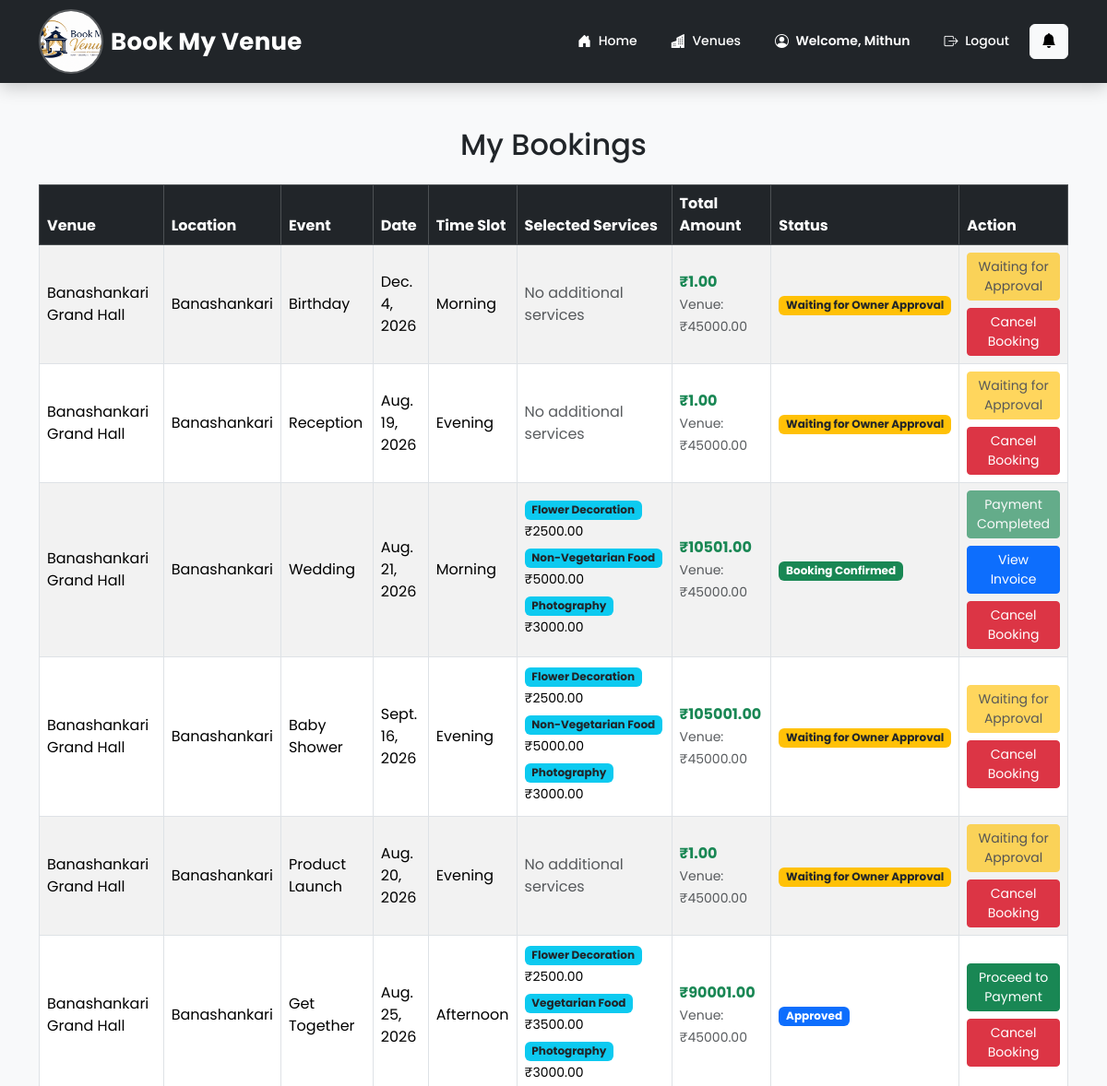
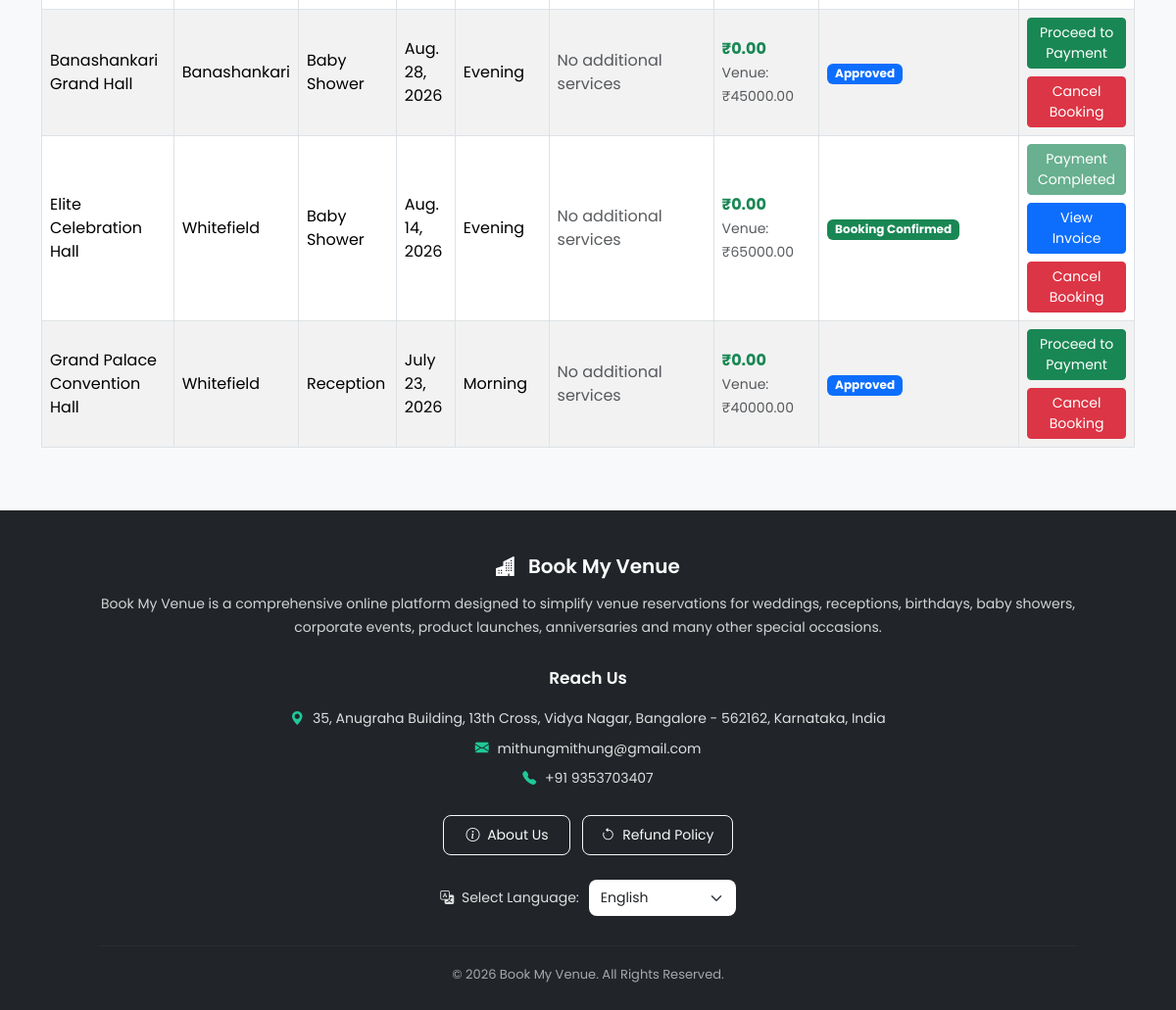
/my-bookings/ (signed in), run on the app's committed database (2 pictures, top to bottom).
### venues/models.py (models this page shows, shortened)
class Booking(models.Model):
    EVENT_CHOICES = (
        ('Wedding', 'Wedding'),
        ('Reception', 'Reception'),
        ('Birthday', 'Birthday'),
        ('Baby Shower', 'Baby Shower'),
        ('Corporate Event', 'Corporate Event'),
        ('Product Launch', 'Product Launch'),
        ('Anniversary', 'Anniversary'),
        ('Get Together', 'Get Together'),
    )
    TIME_SLOT_CHOICES = (
        ('Morning', 'Morning'),
        ('Afternoon', 'Afternoon'),
        ('Evening', 'Evening'),
        ('Full Day', 'Full Day'),
    )
    STATUS_CHOICES = [
        ('Pending', 'Pending'),
        ('Approved', 'Approved'),
        ('Rejected', 'Rejected'),
        ('Booked', 'Booked'),
        ('Cancellation Requested', 'Cancellation Requested'),
        ('Cancelled', 'Cancelled'),
    ]
    user = models.ForeignKey(
        User,
        on_delete=models.CASCADE
    )
    venue = models.ForeignKey(
        Venue,
        on_delete=models.CASCADE
    )
    event_type = models.CharField(
        max_length=50,
        choices=EVENT_CHOICES
    )
    event_date = models.DateField()
    time_slot = models.CharField(
        max_length=20,
        choices=TIME_SLOT_CHOICES,
        default='Morning'
    )
    services = models.ManyToManyField(
        'VenueService',
        blank=True,
        related_name='bookings'
    )
    total_amount = models.DecimalField(
        max_digits=12,
        decimal_places=2,
        default=0
    )
    booking_date = models.DateTimeField(
        auto_now_add=True
    )
    status = models.CharField(
        max_length=30,
        choices=STATUS_CHOICES,
        default='Pending'
    )
    class Meta:
        constraints = [
            models.UniqueConstraint(
                fields=[
                    'venue',
                    'event_date',
                    'time_slot'
                ],
                name='unique_venue_date_timeslot'
            )
        ]

class Venue(models.Model):
    owner = models.ForeignKey(
        User,
        on_delete=models.CASCADE
    )
    name = models.CharField(max_length=100)
    location = models.ForeignKey(
        Location,
        on_delete=models.CASCADE
    )
    capacity = models.IntegerField()
    price = models.DecimalField(
        max_digits=10,
        decimal_places=2
    )
    image = models.ImageField(
        upload_to='venues/'
    )
    description = models.TextField()

class Location(models.Model):
    name = models.CharField(max_length=100, unique=True)
    def __str__(self):
        return self.name

class VenueService(models.Model):
    SERVICE_CHOICES = [
        ('decoration', 'Decoration'),
        ('food_veg', 'Food - Veg'),
        ('food_nonveg', 'Food - Non-Veg'),
        ('photography', 'Photography'),
    ]
    venue = models.ForeignKey(
        Venue,
        on_delete=models.CASCADE,
        related_name='services'
    )
    service_type = models.CharField(
        max_length=20,
        choices=SERVICE_CHOICES
    )
    name = models.CharField(max_length=100)
    price = models.DecimalField(
        max_digits=10,
        decimal_places=2
    )
    image = models.ImageField(
        upload_to='services/'
    )
    description = models.TextField(
        blank=True
    )

### venues/views.py (the view)
def my_bookings(request):
    bookings = Booking.objects.filter(
        user=request.user
    ).order_by('-booking_date')
    return render(
        request,
        'my_bookings.html',
        {
            'bookings': bookings
        }
    )

### templates/my_bookings.html
{% extends 'base.html' %}
{% block content %}
<div class="container mt-5 mb-5">
    <h2 class="mb-4 text-center">
        My Bookings
    </h2>
    {% if bookings %}
    <div class="table-responsive">
        <table class="table table-bordered table-striped align-middle">
            <thead class="table-dark">
                <tr>
                    <th>Venue</th>
                    <th>Location</th>
                    <th>Event</th>
                    <th>Date</th>
                    <th>Time Slot</th>
                    <th>Selected Services</th>
                    <th>Total Amount</th>
                    <th>Status</th>
                    <th>Action</th>
                </tr>
            </thead>
            <tbody>
            {% for booking in bookings %}
                <tr>
                    <td>
                        {{ booking.venue.name }}
                    </td>
                    <td>
                        {{ booking.venue.location }}
                    </td>
                    <td>
                        {{ booking.event_type }}
                    </td>
                    <td>
                        {{ booking.event_date }}
                    </td>
                    <td>
                        {{ booking.time_slot }}
                    </td>
                    <td>
                        {% if booking.services.all %}
                            <ul class="list-unstyled mb-0">
                                {% for service in booking.services.all %}
                                    <li class="mb-1">
                                        <span class="badge bg-info text-dark">
                                            {{ service.name }}
                                        </span>
                                        <br>
                                        <small>
                                            ₹{{ service.price }}
                                        </small>
                                    </li>
                                {% endfor %}
                            </ul>
                        {% else %}
                            <span class="text-muted">
                                No additional services
                            </span>
                        {% endif %}
                    </td>
                    <td>
                        <strong class="text-success">
                            ₹{{ booking.total_amount }}
                        </strong>
                        <br>
                        <small class="text-muted">
                            Venue: ₹{{ booking.venue.price }}
                        </small>
                    </td>
                    <td>
                        {% if booking.status == "Pending" %}
                            <span class="badge bg-warning text-dark">
                                Waiting for Owner Approval
                            </span>
                        {% elif booking.status == "Approved" %}
                            <span class="badge bg-primary">
                                Approved
                            </span>
                        {% elif booking.status == "Booked" %}
                            <span class="badge bg-success">
                                Booking Confirmed
                            </span>
                        {% elif booking.status == "Rejected" %}
                            <span class="badge bg-danger">
                                Rejected
                            </span>
                        {% elif booking.status == "Cancelled" %}
                            <span class="badge bg-dark">
                                Cancelled
                            </span>
                        {% endif %}
                    </td>
                    <td>
                        {% if booking.status == "Pending" %}
                            <button
                                class="btn btn-warning btn-sm mb-2"
                                disabled>
                                Waiting for Approval
                            </button>
                            <br>
                            <a
                                href="{% url 'cancel_booking' booking.id %}"
                                class="btn btn-danger btn-sm"
                                onclick="return confirm(
                                    'Are you sure you want to cancel this booking?'
                                );">
                                Cancel Booking
                            </a>
                        {% elif booking.status == "Approved" %}
                            <a
                                href="{% url 'payment' booking.id %}"
                                class="btn btn-success btn-sm mb-2">
                                Proceed to Payment
                            </a>
                            <br>
                            <a
                                href="{% url 'cancel_booking' booking.id %}"
                                class="btn btn-danger btn-sm"
                                onclick="return confirm(
                                    'Are you sure you want to cancel this booking?'
                                );">
                                Cancel Booking
                            </a>
                        {% elif booking.status == "Booked" %}
                            <button
                                class="btn btn-success btn-sm mb-2"
                                disabled>
                                Payment Completed
                            </button>
                            <br>
                            <a
                                href="{% url 'invoice' booking.id %}"
                                class="btn btn-primary btn-sm mb-2">
                                View Invoice
                            </a>
                            <br>
                            <a
                                href="{% url 'cancel_booking' booking.id %}"
                                class="btn btn-danger btn-sm"
                                onclick="return confirm(
                                    'Are you sure you want to cancel this booking?'
                                );">
                                Cancel Booking
                            </a>
                        {% elif booking.status == "Rejected" %}
                            <button
                                class="btn btn-danger btn-sm"
                                disabled>
                                Booking Rejected
                            </button>
                        {% elif booking.status == "Cancelled" %}
                            <button
                                class="btn btn-dark btn-sm"
                                disabled>
                                Booking Cancelled
                            </button>
                        {% endif %}
                    </td>
                </tr>
            {% endfor %}
            </tbody>
        </table>
    </div>
    {% else %}
        <div class="alert alert-info text-center">
            You have not booked any venue yet.
        </div>
    {% endif %}
</div>
{% endblock %}

### templates/base.html (shortened to what this page needs)
{% load static %}
<!DOCTYPE html>
<html lang="en">
<head>
    <link
        href="https://cdn.jsdelivr.net/npm/bootstrap@5.3.2/dist/css/bootstrap.min.css"
        rel="stylesheet">
    <link
        rel="stylesheet"
        href="https://cdn.jsdelivr.net/npm/bootstrap-icons@1.11.3/font/bootstrap-icons.min.css">
    <link
        rel="stylesheet"
        href="{% static 'css/style.css' %}">
</head>
<body>
<nav class="navbar navbar-expand-lg navbar-dark">
    <div class="container">
        <a
            class="navbar-brand d-flex align-items-center me-auto"
            href="{% url 'home' %}">
            <img
                src="{% static 'images/logo1.png' %}"
                class="rounded-circle me-2 logo-img"
                alt="Book My Venue Logo">
            <span class="venue-title">
                Book My Venue
            </span>
        </a>
        <div
            class="collapse navbar-collapse"
            id="nav">
            <ul
                class="navbar-nav ms-auto">
                <li class="nav-item">
                    <a
                        class="nav-link
                        "
                        href="{% url 'home' %}">
                        <i class="bi bi-house-door-fill me-1"></i>
                        Home
                    </a>
                </li>
                <li class="nav-item">
                    <a
                        class="nav-link
                        "
                        href="{% url 'venue_list' %}">
                        <i class="bi bi-buildings-fill me-1"></i>
                        Venues
                    </a>
                </li>
                {% if user.is_authenticated %}
                    <li class="nav-item">
                        <span
                            class="nav-link welcome-user">
                            <i class="bi bi-person-circle me-1"></i>
                            Welcome, {{ user.username }}
                        </span>
                    </li>
                    <li class="nav-item">
                        <a
                            class="nav-link logout-link"
                            href="{% url 'logout' %}">
                            <i class="bi bi-box-arrow-right me-1"></i>
                            Logout
                        </a>
                    </li>
                <a href="{% url 'notifications' %}" class="btn btn-light position-relative">
    <i class="bi bi-bell-fill"></i>
</a>
                {% endif %}
            </ul>
        </div>
    </div>
</nav>
<main>
    {% block content %}
    {% endblock %}
</main>
<footer class="site-footer">
    <div class="container text-center">
        <h5 class="footer-title">
            <i class="bi bi-buildings-fill me-2"></i>
            Book My Venue
        </h5>
        <p class="footer-description">
            Book My Venue is a comprehensive online platform
            designed to simplify venue reservations for
            weddings, receptions, birthdays, baby showers,
            corporate events, product launches, anniversaries
            and many other special occasions.
        </p>
        <div class="footer-contact">
            <div class="footer-contact-title">
                Reach Us
            </div>
            <div class="footer-contact-item">
                <i class="bi bi-geo-alt-fill"></i>
                35, Anugraha Building, 13th Cross,
                Vidya Nagar, Bangalore - 562162,
                Karnataka, India
            </div>
            <div class="footer-contact-item">
                <i class="bi bi-envelope-fill"></i>
                mithungmithung@gmail.com
            </div>
            <div class="footer-contact-item">
                <i class="bi bi-telephone-fill"></i>
                +91 9353703407
            </div>
        </div>
        <div class="footer-actions">
            <a
                href="{% url 'about' %}"
                class="btn btn-outline-light footer-btn">
                <i class="bi bi-info-circle me-1"></i>
                About Us
            </a>
            <a
                href="{% url 'refund_policy' %}"
                class="btn btn-outline-light footer-btn">
                <i class="bi bi-arrow-counterclockwise me-1"></i>
                Refund Policy
            </a>
        </div>
        <div class="language-section">
            <label
                for="language"
                class="language-label">
                <i class="bi bi-translate me-1"></i>
                Select Language:
            </label>
            <select
                id="language"
                class="form-select w-auto">
                <option value="en">
                    English
                </option>
            </select>
        </div>
        <hr class="footer-divider">
        <p class="copyright">
            © 2026 Book My Venue.
            All Rights Reserved.
        </p>
    </div>
</footer>
</body>
</html>

### data on the page
Booking: venue.name "Banashankari Grand Hall", venue.location "Banashankari", event_type "Birthday", event_date "Dec. 4, 2026", time_slot "Morning", shows "No additional services", total_amount "1.00", venue.price "45000.00", status "Waiting for Owner Approval"
Booking: venue.name "Banashankari Grand Hall", venue.location "Banashankari", event_type "Reception", event_date "Aug. 19, 2026", time_slot "Evening", shows "No additional services", total_amount "1.00", venue.price "45000.00", status "Waiting for Owner Approval"
Booking: venue.name "Banashankari Grand Hall", venue.location "Banashankari", event_type "Wedding", event_date "Aug. 21, 2026", time_slot "Morning", total_amount "10501.00", venue.price "45000.00", status "Booking Confirmed"
VenueService: name "Flower Decoration", price "2500.00"
VenueService: name "Non-Vegetarian Food", price "5000.00"
VenueService: name "Photography", price "3000.00"
Booking: venue.name "Banashankari Grand Hall", venue.location "Banashankari", event_type "Baby Shower", event_date "Sept. 16, 2026", time_slot "Evening", total_amount "105001.00", venue.price "45000.00", status "Waiting for Owner Approval"
Booking: venue.name "Banashankari Grand Hall", venue.location "Banashankari", event_type "Product Launch", event_date "Aug. 20, 2026", time_slot "Evening", shows "No additional services", total_amount "1.00", venue.price "45000.00", status "Waiting for Owner Approval"
Booking: venue.name "Banashankari Grand Hall", venue.location "Banashankari", event_type "Get Together", event_date "Aug. 25, 2026", time_slot "Afternoon", total_amount "90001.00", venue.price "45000.00", status "Approved"
VenueService: name "Vegetarian Food", price "3500.00"
Booking: venue.name "Banashankari Grand Hall", venue.location "Banashankari", event_type "Baby Shower", event_date "Aug. 28, 2026", time_slot "Evening", shows "No additional services", total_amount "0.00", venue.price "45000.00", status "Approved"
Booking: venue.name "Elite Celebration Hall", venue.location "Whitefield", event_type "Baby Shower", event_date "Aug. 14, 2026", time_slot "Evening", shows "No additional services", total_amount "0.00", venue.price "65000.00", status "Booking Confirmed"
Booking: venue.name "Grand Palace Convention Hall", venue.location "Whitefield", event_type "Reception", event_date "July 23, 2026", time_slot "Morning", shows "No additional services", total_amount "0.00", venue.price "40000.00", status "Approved"

### other printed values
{{ user.username }} "Mithun"
